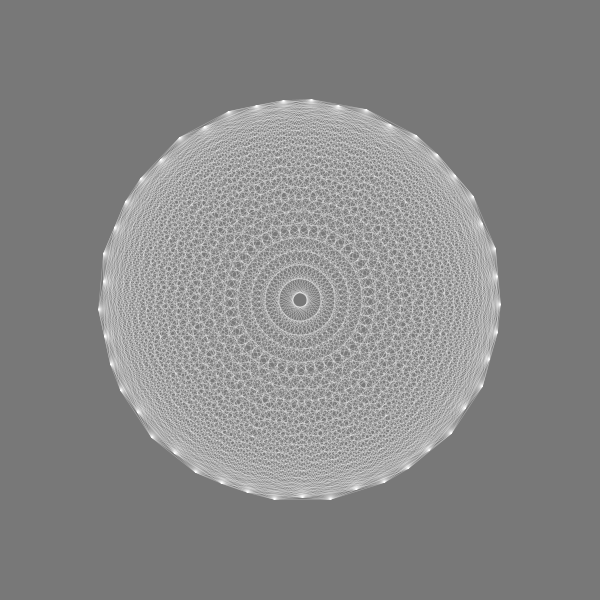
Frame 1 (no input)
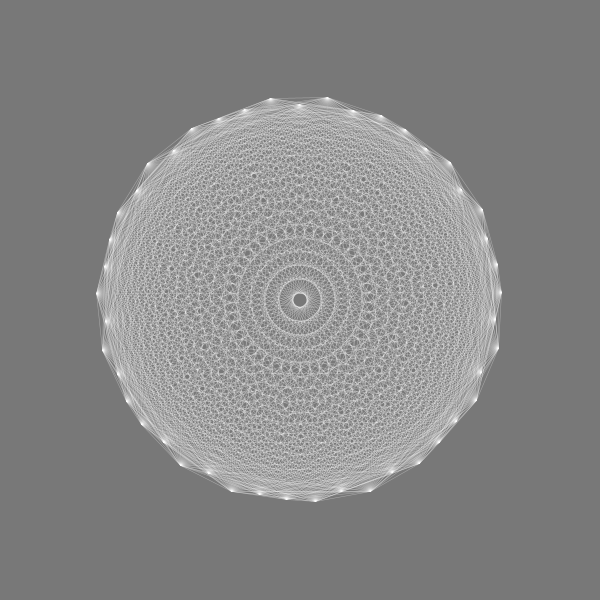
Frame 60 (the mouse pressed at the canvas centre just before this capture)
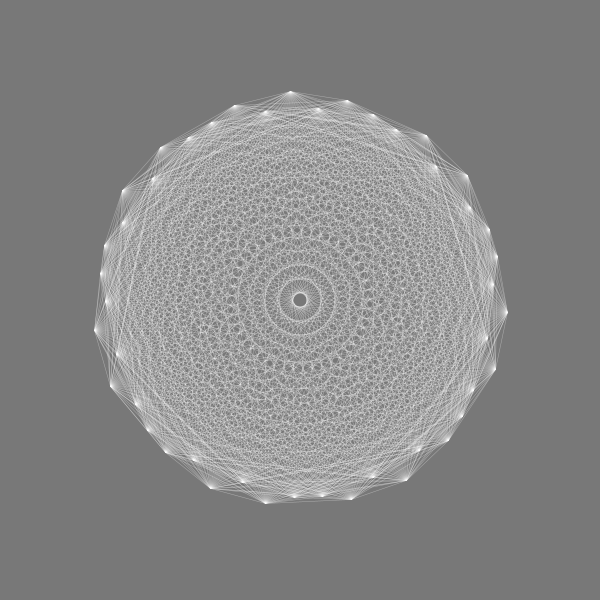
Frame 120 (the mouse held since frame 60 and released just before this capture)

The Processing sketch that drew these frames (run headless with seeded random() and noise(); from frame 60 on, the mouse is pressed at the canvas centre):

// Processing sketch: processing_134032
// ── processing_134032.pde

Circle[] circles;
int numCircles = 45;
int maxDistance;
float dia = 400;
float angle = 0;
float move = 0;
float counter;
float moveDist;
float expandSpeed = 0.05;


void setup() {
  size(600, 600);
  smooth();
  
  // create an array and fill it with circles
  circles = new Circle[numCircles];
  
}

void draw() {
  // clear background
  background(120);
  
  counter++;
  if(moveDist > 1.4 && expandSpeed > 0){
    expandSpeed=expandSpeed*(-1);
  }
  else if(moveDist < 0.01&& expandSpeed < 0){
    expandSpeed=expandSpeed*(-1);
  }
  moveDist=moveDist+expandSpeed;
  //println( moveDist + "  " + expandSpeed );
  
  for (int i=0; i< numCircles; i++) {
    
    float waveAngle = map(i,0,numCircles,0,TWO_PI*19);
    float angle = map(i,0,numCircles,0,TWO_PI);
    float waveOffset = moveDist*sin(waveAngle)*numCircles;
    float circleOffx = cos(angle+counter)*((dia/2)+waveOffset);
    float circleOffy = sin(angle+counter)*((dia/2)+waveOffset);

    
    for(int j=0; j<6; j++)
    {
    circles[i] = new Circle(300+circleOffx,300+circleOffy, 50); 
  }}
  
  // update and display the circles
  for (int i=0; i< numCircles; i++) {
    circles[i].update(); 
    circles[i].display();
    
    if(move>0 && move<100){
    move = move+.3;
    }
    else {
      move = move-.3;
    }
    
  }

  // define maximum distance
  maxDistance = mouseX;
  
  // look of the lines
  stroke(255, 100);
  strokeWeight(0.5);

  for (int i=0; i< numCircles; i++) {
    // compare circle to other circles
    for (int j=i+1; j< numCircles; j++) {
      // draw line if distance is below 'maxDistance'
      
        line(circles[i].x, circles[i].y, circles[j].x, circles[j].y);
      
    }
  }
}

class Circle {
  float x, y, dia;

  Circle(float x, float y, float dia) {
    this.x =x;
    this.y =y;
    this.dia = dia;
  }

  void update() {
    // code for movement here
    // this is just some random displacement
    x = x;
    y = y;
    //move = move +1;
  }

  void display() {
    // code for drawing the circles
   point(x, y);
  }
}
